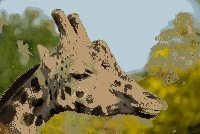
#> input picture dbscan_output.jpg, 200 x 134 px, given in place of giraffe.png, which was not available
$ jupyter execute clustering_task.ipynb
#> lines starting #> are read from the running program, lines starting #| are printed output that depends on the picture; pictures that were not available may be replaced by others from this repository, and a replacement may not be noted
### clustering_algorithms.py
# Foundations of Data Mining - Practical Task 1
# Version 2.0 (2023-11-02)
###############################################
# Template for a custom clustering library.
# Classes are partially compatible to scikit-learn.
# Aside from check_array, do not import functions from scikit-learn, tensorflow, keras or related libraries!
# Do not change the signatures of the given functions or the class names!

import numpy as np
import itertools
from sklearn.utils import check_array


class CustomKMeans:
    def __init__(self, n_clusters=8, max_iter=300, random_state=None):
        """
        Creates an instance of CustomKMeans.
        :param n_clusters: Amount of target clusters (=k).
        :param max_iter: Maximum amount of iterations before the fitting stops (optional).
        :param random_state: Initialization for randomizer (optional).
        """
        self.n_clusters = n_clusters
        self.max_iter = max_iter
        self.random_state = random_state
        self.cluster_centers_ = None
        self.labels_ = None


    def fit(self, X: np.ndarray, y=None):
        """
        This is the main clustering method of the CustomKMeans class, which means that this is one of the methods you
        will have to complete/implement. The method performs the clustering on vectors given in X. It is important that
        this method saves the centroids in "self.cluster_centers_" and the labels (=mapping of vectors to clusters) in
        the "self.labels_" attribute! As long as it does this, you may change the content of this method completely
        and/or encapsulate the necessary mechanisms in additional functions.
        :param X: Array that contains the input feature vectors
        :param y: Unused
        :return: Returns the clustering object itself.
        """
        # Input validation:
        X = check_array(X, accept_sparse='csr')

        # Selecting centers at random for the first step
        r = np.random.RandomState(self.random_state)
        centers_idx = r.choice(range(len(X)), self.n_clusters)
        self.cluster_centers_ = np.vstack([X[idx] for idx in centers_idx])

        # Setting labels according to centers
        self.__update_labels(X)

        iter_cnt = 0
        eps = 0.00001

        while iter_cnt < self.max_iter:
            previous_centers = self.cluster_centers_
            self.__update_centers(X)
            self.__update_labels(X)

            distances = [
                np.linalg.norm(prev_center - self.cluster_centers_[idx])
                for idx, prev_center in enumerate(previous_centers)
            ]

            if all(distance < eps for distance in distances):
                break
            iter_cnt += 1

        return self

    # Error in the template here: typehint should be -> np.array
    def fit_predict(self, X: np.ndarray, y=None) -> np.ndarray:
        """
        Calls fit() and immediately returns the labels. See fit() for parameter information.
        """
        self.fit(X)
        return self.labels_

    def __update_labels(self, X) -> None:
        self.labels_ = np.zeros(len(X))
        # Calculates labels based on self.cluster_centers_ and puts the result in self.labels_
        for idx, data_point in enumerate(X):
            distances = [
                np.linalg.norm(data_point - center)
                for center in self.cluster_centers_
            ]
            self.labels_[idx] = distances.index(min(distances))

    def __update_centers(self, X) -> None:
        # Calculates centers based on self.labels_ and puts the result in self.cluster_centers_
        for label in range(self.n_clusters):
            data_points = np.vstack([
                data_point
                for idx, data_point in enumerate(X)
                if self.labels_[idx] == label
            ])
            self.cluster_centers_[label] = np.mean(data_points)


class CustomDBSCAN:
    def __init__(self, eps=0.5, min_samples=5, metric='euclidean'):
        """
        Creates an instance of CustomDBSCAN.
        :param min_samples: Equivalent to minPts. Minimum amount of neighbors of a core object.
        :param eps: Short for epsilon. Radius of considered circle around a possible core object.
        :param metric: Used metric for measuring distances (optional).
        """
        self.eps = eps
        self.min_samples = min_samples
        self.metric = metric
        self.labels_ = None
        self.distances = None
        self.processed = set()
        self.clusters = list()

    def fit(self, X: np.ndarray, y=None):
        """
        This is the main clustering method of the CustomDBSCAN class, which means that this is one of the methods you
        will have to complete/implement. The method performs the clustering on vectors given in X. It is important that
        this method saves the determined labels (=mapping of vectors to clusters) in the "self.labels_" attribute! As
        long as it does this, you may change the content of this method completely and/or encapsulate the necessary
        mechanisms in additional functions.
        :param X: Array that contains the input feature vectors
        :param y: Unused
        :return: Returns the clustering object itself.
        """
        # Input validation:
        X = check_array(X, accept_sparse='csr')

        sample_size = len(X)

        self.labels_ = np.full(sample_size, -1)
        # self.__calculate_distances(X)

        for i in range(sample_size):
            if i not in self.processed:
                self.processed.add(i)
                neighbors = self._get_neighbors(X, i)

                if len(neighbors) < self.min_samples:
                    self.labels_[i] = -1
                else:
                    self.__expand_cluster(X, i, neighbors)

        return self

    def fit_predict(self, X: np.ndarray, y=None) -> np.ndarray:
        """
        Calls fit() and immediately returns the labels. See fit() for parameter information.
        """
        self.fit(X)
        return self.labels_

    def __expand_cluster(self, X, point_index, neighbors):
        cluster_index = len(self.clusters)
        self.clusters.append([point_index])
        self.labels_[point_index] = cluster_index

        i = 0

        while i < len(neighbors):
            neighbor = neighbors[i]
            if neighbor not in self.processed:
                self.processed.add(neighbor)
                new_neighbors = self._get_neighbors(X, neighbor)
                if len(new_neighbors) >= self.min_samples:
                    neighbors = np.append(neighbors, new_neighbors)

            if self.labels_[neighbor] == -1:
                self.labels_[neighbor] = cluster_index
                self.clusters[cluster_index].append(neighbor)
            i += 1

    def _get_neighbors(self, X, point_index):
        distances = np.linalg.norm(X - X[point_index], axis=1)
        return np.where(distances < self.eps)[0]


# [44 lines that do not run on import are left out]

### clustering_task.ipynb
[cell 1]
# Foundations of Data Mining - Practical Task 1
# Version 2.0 (2023-11-02)
###############################################
# Template for a notebook that clusters pixel data of a given image.
# This file does not have to be changed in order to complete the task.
# That being said, you MAY change it. However, your implementation has
# to work with the original version of this file.

import cv2  # for image loading
import numpy as np  # general library for numerical and scientific computing
import matplotlib.pyplot as plt  # for plotting the images

# For testing purposes ONLY(!), you may uncomment the following two import statements.
# Use them to see how the program is supposed to work with your implementation and
# what kind of content the variables should have.
# Comment out or delete these imports before you submit your code!
# from sklearn.cluster import KMeans
# from sklearn.cluster import DBSCAN

# Importing your own implementation:
from clustering_algorithms import CustomKMeans as KMeans
from clustering_algorithms import CustomDBSCAN as DBSCAN
# Loading an image (replace filename if you want):
image_path = 'giraffe.png'
image = cv2.imread(image_path)
#> image is the input picture: shape (134, 200, 3); mean B, G, R 94.5, 130.8, 136.4

# Reducing the size of the image, so that DBSCAN runs in a reasonable amount of time:
# small_image is 0.5x the size of the original. You may change this value.
image = cv2.resize(image, None, fx=0.5, fy=0.5, interpolation=cv2.INTER_AREA)
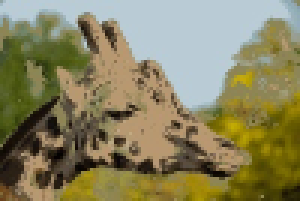
#> image: shape (67, 100, 3) (shown 3 times larger); mean B, G, R 94.6, 130.9, 136.6

height, width, _ = image.shape
#> height = 67; width = 100
pixel_data = image.reshape(-1, 3)

[cell 2]
# k-means
# Setting hyperparameter(s):
k = 4

# Performing the clustering:
kmeans = KMeans(n_clusters=k, max_iter=1000, random_state=42)
kmeans_labels = kmeans.fit_predict(pixel_data)
#> in fit, `centers_idx = r.choice(range(len(X)), self.n_clusters)`: centers_idx = [860, 5390, 5226, 5191]
#> in fit, `self.cluster_centers_ = np.vstack([X[idx] for idx in centers_idx])`: self.cluster_centers_ = [[213, 203, 185], [0, 101, 109], [54, 70, 84], [3, 108, 123]]
#> in __update_labels, `self.labels_ = np.zeros(len(X))`: self.labels_ = 6700 values from 0 to 0
#> the loop in __update_labels, `for idx, data_point in enumerate(X):` made 6700 passes
#> (data_point, distances) on passes 1 to 3: ([162, 162, 143], [366.1, 176.4, 153.7, 169.1]), ([197, 188, 167], [415.1, 223, 203.1, 214.4]), ([214, 204, 186], [1.73, 249.7, 232.3, 240.2])
#> after the loop in __update_labels, `for idx, data_point in enumerate(X):`: self.labels_ = 6700 values, max 3 at index 529, min 0 at index 2, mean 1.62
#> the loop in fit, `while iter_cnt < self.max_iter:` made 1 pass
#> distances on pass 1: [0, 0, 0, 0]
#> after the loop in fit, `while iter_cnt < self.max_iter:`: iter_cnt = 0
#> kmeans_labels = 6700 values, max 2 at index 0, min 0 at index 98, mean 1.34

[cell 3]
# DBSCAN
# Setting hyperparameter(s):
eps = 10
min_pts = 20

# Performing the clustering:
dbscan = DBSCAN(eps=eps, min_samples=min_pts)
dbscan_labels = dbscan.fit_predict(pixel_data)
#> in fit, `sample_size = len(X)`: sample_size = 6700
#> in fit, `self.labels_ = np.full(sample_size, -1)`: self.labels_ = 6700 values from -1 to -1
#> the loop in fit, `for i in range(sample_size):` made 6700 passes
#> after the loop in fit, `for i in range(sample_size):`: self.labels_ = 6700 values, max 188 at index 1491, min -1 at index 0, mean 46.11; self.processed = 6700 items
#> dbscan_labels has the same summary as self.labels_ in fit

[cell 4]
# Getting average cluster colors for each clustering:
# (In theory, we can also use the centroids from k-means as average colors.
# Here we ignore that for the sake of a unified method.)
for cl_name, cl_labels in (('kmeans', kmeans_labels), ('dbscan', dbscan_labels)):
    cluster_centers = {}
    cluster_counts = {}

    for i, label in enumerate(cl_labels):
        if label not in cluster_centers:
            cluster_centers[label] = [0, 0, 0]
            cluster_counts[label] = 0

        cluster_centers[label] = [sum(x) for x in zip(cluster_centers[label], pixel_data[i])]
        cluster_counts[label] += 1

    for label in cluster_centers:
        cluster_centers[label] = [x / cluster_counts[label] for x in cluster_centers[label]]

    # Creating a new image with the cluster centers as pixel values:
    new_image = np.array([cluster_centers[label] for label in cl_labels], dtype=np.uint8)
    new_image = new_image.reshape(height, width, 3)
    _ = cv2.imwrite(f'{cl_name}_output.jpg', new_image)
#> this loop made 2 passes
#> cl_name on passes 1 to 2: 'kmeans', 'dbscan'
#> pass 1, `new_image = new_image.reshape(height, width, 3)`:
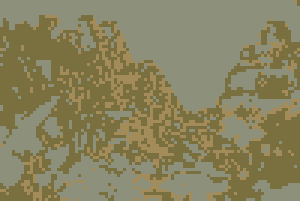
#> new_image: shape (67, 100, 3) (shown 3 times larger); mean of channels 0, 1, 2 94.5, 130.1, 136.1; drawn as B, G, R
#> pass 2, `new_image = new_image.reshape(height, width, 3)`:
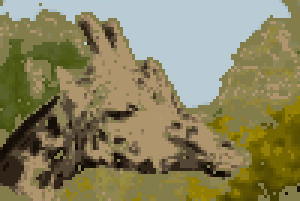
#> new_image: shape (67, 100, 3) (shown 3 times larger); mean of channels 0, 1, 2 94.3, 130.6, 136.1; drawn as B, G, R

[cell 5]
# Displaying the images:
plt.figure(figsize=(15, 5))

# Original image:
image1 = cv2.imread(image_path)
plt.subplot(1, 3, 1)
plt.imshow(cv2.cvtColor(image1, cv2.COLOR_BGR2RGB))
plt.title('original')

# k-means image:
image2 = cv2.imread('kmeans_output.jpg')
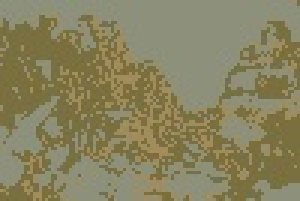
#> image2: shape (67, 100, 3) (shown 3 times larger); mean B, G, R 94.5, 130.4, 136
plt.subplot(1, 3, 2)
plt.imshow(cv2.cvtColor(image2, cv2.COLOR_BGR2RGB))
plt.title(f'k-means ({k=})')

# DBSCAN image:
image3 = cv2.imread('dbscan_output.jpg')
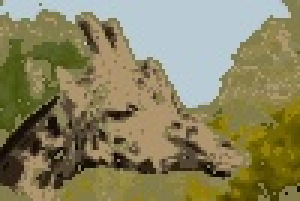
#> image3: shape (67, 100, 3) (shown 3 times larger); mean B, G, R 94.6, 130.6, 136.4
plt.subplot(1, 3, 3)
plt.imshow(cv2.cvtColor(image3, cv2.COLOR_BGR2RGB))
plt.title(f'DBSCAN ({min_pts=}, {eps=})')

plt.show()
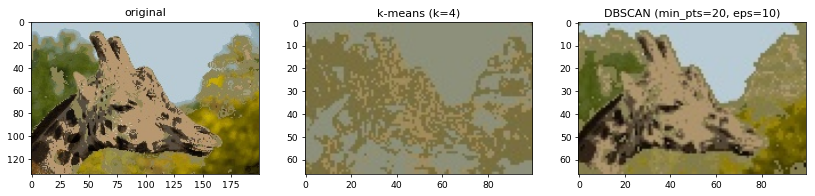
#> figure drawn by matplotlib, 3 panels
